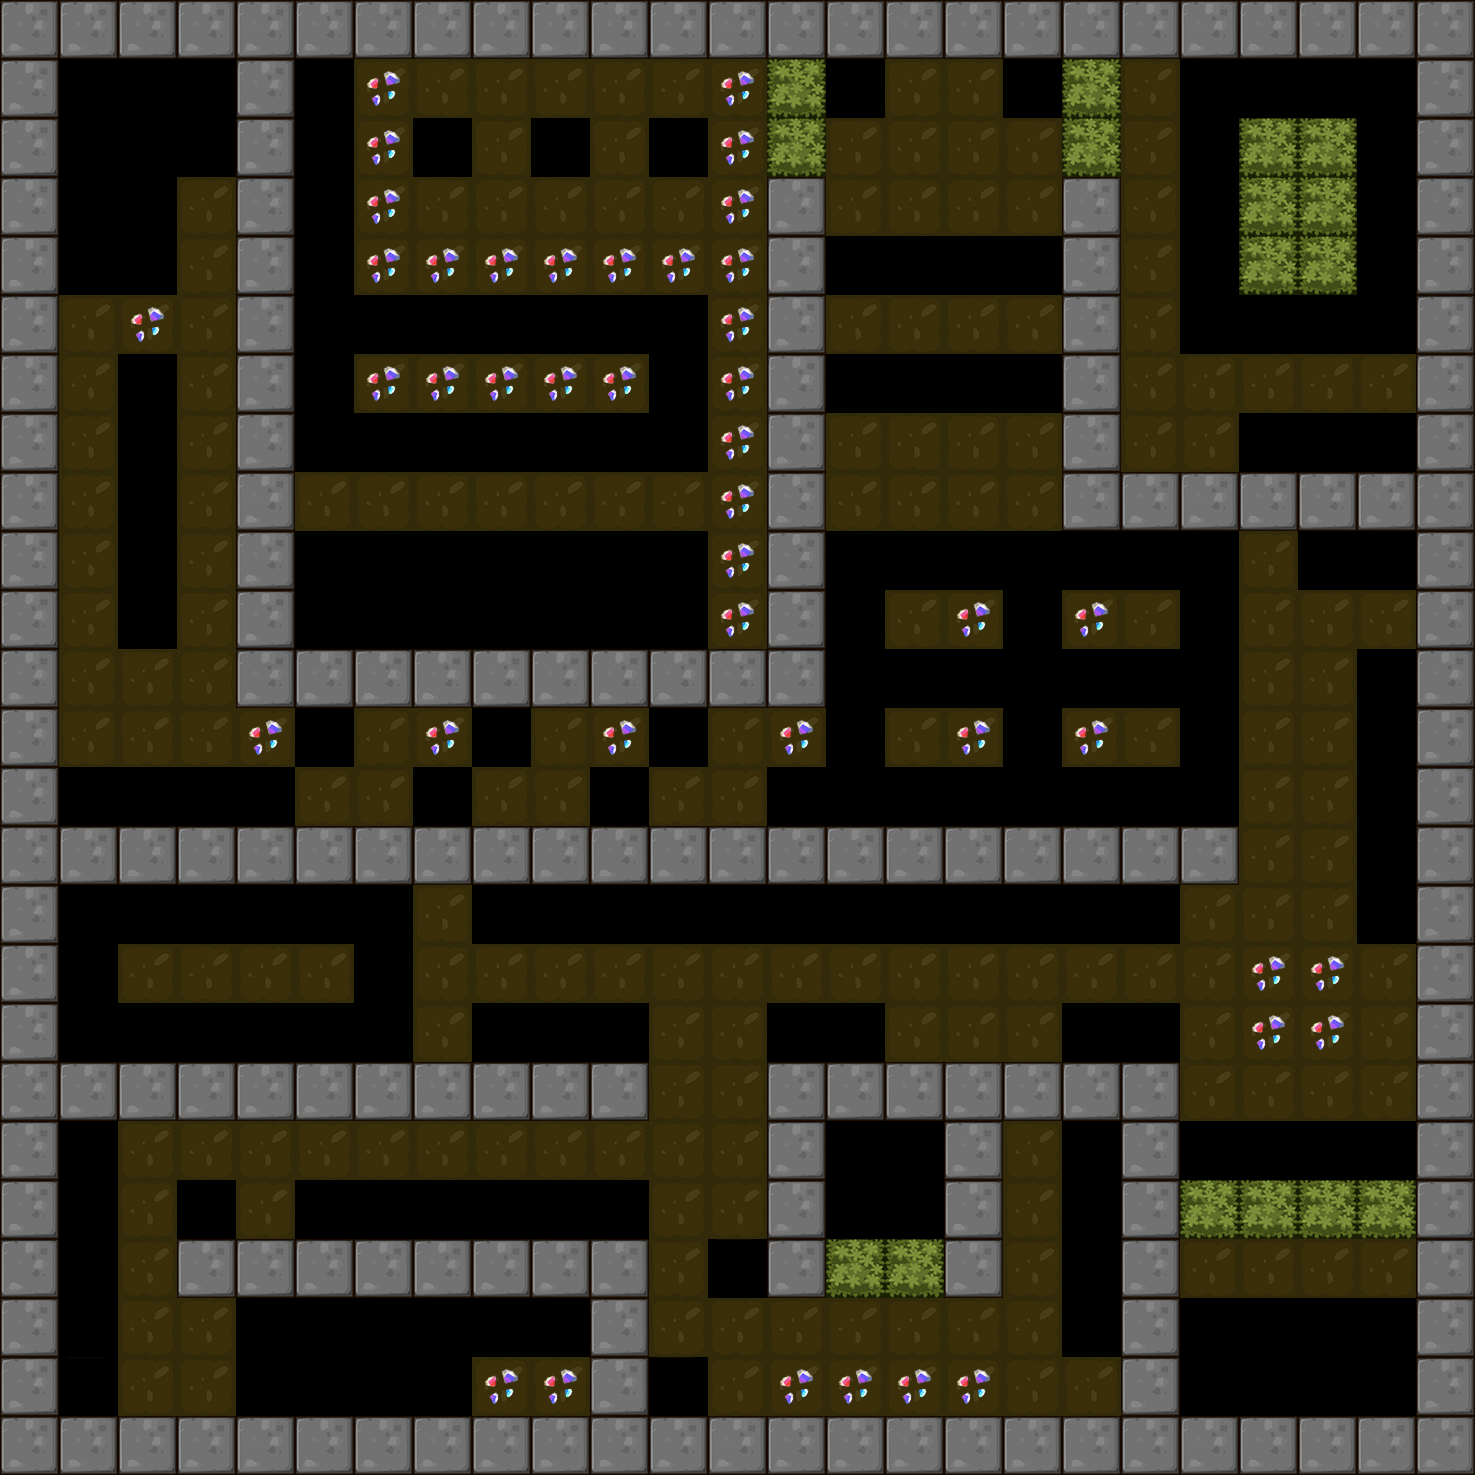

A level layout from a 2D game, rendered from its tile map. Below: a short description, then the map file with tile-grid data replaced by summaries:
An orthogonal 25x25 tile map with 59x59 px tiles, 1 tile layer (BackGround) and 15 objects (10x Hammer, 4x Shipper, Player).

<map version="1.0" orientation="orthogonal" renderorder="right-down" width="25" height="25" tilewidth="59" tileheight="59">
 <tileset firstgid="1" name="itemmap" tilewidth="59" tileheight="59">
  <image source="tileset2.png" trans="ff00ff" width="354" height="354" />
 </tileset>
 <layer name="BackGround" width="25" height="25">
  <data>[625 cells, 528 non-empty, 14 distinct tile ids]</data>
 </layer>
 <objectgroup name="RobotCharacter">
  <object name="Player" x="65" y="239" width="40" height="40" />
 </objectgroup>
 <objectgroup name="EnemyCharacter">
  <object name="Hammer" type="Hammer" x="1363.34" y="711.39" width="40" height="40" />
  <object name="Shipper" type="Shipper" x="839.69" y="547.913" width="40" height="40" />
  <object name="Hammer" type="Hammer" x="949.321" y="363.321" width="40" height="40" />
  <object name="Hammer" type="Hammer" x="1012.26" y="658.48" width="37.8505" height="37.4101" />
  <object name="Shipper" type="Shipper" x="190.46" y="1012.26" width="40" height="40" />
  <object name="Hammer" type="Hammer" x="537" y="421" width="40.0131" height="46.0606" />
  <object name="Hammer" type="Hammer" x="652.054" y="302.706" width="44.3384" height="46.0606" />
  <object name="Hammer" type="Hammer" x="362.243" y="305.685" width="42.1757" height="43.898" />
  <object name="Hammer" type="Hammer" x="1360.36" y="305.051" width="40" height="40" />
  <object name="Hammer" type="Hammer" x="981.298" y="241.678" width="40" height="40" />
  <object name="Shipper" type="Shipper" x="838.564" y="775.848" width="40" height="40" />
  <object name="Hammer" type="Hammer" x="302.232" y="1310.02" width="40" height="40" />
  <object name="Hammer" type="Hammer" x="1067.8" y="1186.75" width="40" height="40" />
  <object name="Shipper" type="Shipper" x="1307.85" y="1126.19" width="40" height="40" />
 </objectgroup>
</map>
